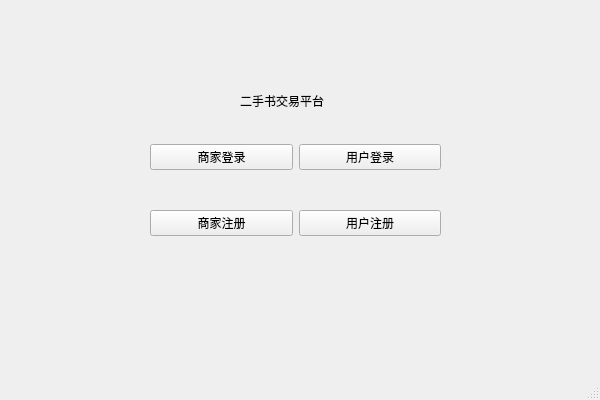
<?xml version="1.0" encoding="UTF-8"?>
<ui version="4.0">
 <class>MainWindow</class>
 <widget class="QMainWindow" name="MainWindow">
  <property name="geometry">
   <rect>
    <x>0</x>
    <y>0</y>
    <width>600</width>
    <height>400</height>
   </rect>
  </property>
  <property name="windowTitle">
   <string>MainWindow</string>
  </property>
  <widget class="QWidget" name="centralwidget">
   <widget class="QLabel" name="label">
    <property name="geometry">
     <rect>
      <x>240</x>
      <y>80</y>
      <width>111</width>
      <height>41</height>
     </rect>
    </property>
    <property name="text">
     <string>二手书交易平台</string>
    </property>
   </widget>
   <widget class="QWidget" name="">
    <property name="geometry">
     <rect>
      <x>150</x>
      <y>110</y>
      <width>291</width>
      <height>161</height>
     </rect>
    </property>
    <layout class="QGridLayout" name="gridLayout_2">
     <item row="0" column="0">
      <widget class="QPushButton" name="pushButton">
       <property name="text">
        <string>商家登录</string>
       </property>
      </widget>
     </item>
     <item row="0" column="1">
      <widget class="QPushButton" name="pushButton_2">
       <property name="text">
        <string>用户登录</string>
       </property>
      </widget>
     </item>
     <item row="1" column="0">
      <widget class="QPushButton" name="pushButton_3">
       <property name="text">
        <string>商家注册</string>
       </property>
      </widget>
     </item>
     <item row="1" column="1">
      <widget class="QPushButton" name="pushButton_4">
       <property name="text">
        <string>用户注册</string>
       </property>
      </widget>
     </item>
    </layout>
   </widget>
  </widget>
  <widget class="QMenuBar" name="menubar">
   <property name="geometry">
    <rect>
     <x>0</x>
     <y>0</y>
     <width>600</width>
     <height>26</height>
    </rect>
   </property>
  </widget>
  <widget class="QStatusBar" name="statusbar"/>
 </widget>
 <resources/>
 <connections/>
</ui>
